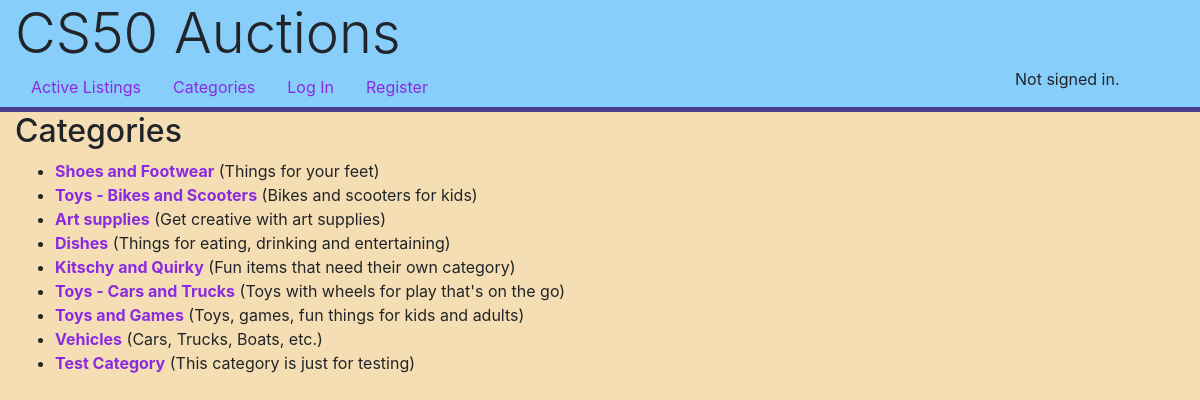
The page /categories on the database its author committed.
### auctions/models.py (models this page shows, shortened)
class Category(models.Model):
    name = models.CharField(max_length=32)
    description = models.TextField()

### auctions/views.py (the view)
# urls.py: path("categories", views.categories, name="categories"),
def categories(request):
    return render(request, "auctions/categories.html", {
        "categories": Category.objects.all()
    })

### auctions/templates/auctions/categories.html
{% extends "auctions/layout.html" %}
{% block body %}
    <h2>Categories</h2>
    <ul>
        {% for category in categories %}
            <li><strong><a href="category/{{category.id}}">{{ category.name }}</a></strong> ({{ category.description }})</li>
        {% endfor %}
    </ul>
{% endblock %}

### auctions/templates/auctions/layout.html (shortened to what this page needs)
{% load static %}
<!DOCTYPE html>
<html lang="en">
    <head>
        <link rel="stylesheet" href="https://stackpath.bootstrapcdn.com/bootstrap/4.4.1/css/bootstrap.min.css">
        <link href="{% static 'auctions/styles.css' %}" rel="stylesheet">
    </head>
    <body>
        <div class="container-fluid navTopStyle">
            <div class="display-4">CS50 Auctions</div>
            <div class="row">
                <div class="col-10">
                    <ul class="nav">
                        <li class="nav-item">
                            <a class="nav-link" href="{% url 'index' %}">Active Listings</a>
                        </li>
                        <li class="nav">
                            <a class="nav-link" href="{% url 'categories' %}">Categories</a>
                        </li>
                        {% if user.is_authenticated %}
                            <li class="nav-item">
                                <a class="nav-link" href="{% url 'logout' %}">Log Out</a>
                            </li>
                        {% else %}
                            <li class="nav-item">
                                <a class="nav-link" href="{% url 'login' %}">Log In</a>
                            </li>
                            <li class="nav-item">
                                <a class="nav-link" href="{% url 'register' %}">Register</a>
                            </li>
                        {% endif %}
                    </ul>
                </div>
                <div class="col-2">
                    {% if user.is_authenticated %}
                    Hello, <strong>{{ user.username }}</strong>
                    {% else %}
                        Not signed in.
                    {% endif %}
                </div>
            </div>
        </div>
        <div class="container-fluid">
            {% block body %}
            {% endblock %}
        </div>
    </body>
</html>

### auctions/static/auctions/styles.css (style rules this page uses)
body { background-color:wheat; }
a { color: blueviolet; }
.navTopStyle { background-color: lightskyblue; border-bottom: solid darkslateblue 5px; }

### rows shown on the page
Category: name "Shoes and Footwear", description "Things for your feet"
Category: name "Toys - Bikes and Scooters", description "Bikes and scooters for kids"
Category: name "Art supplies", description "Get creative with art supplies"
Category: name "Dishes", description "Things for eating, drinking and entertaining"
Category: name "Kitschy and Quirky", description "Fun items that need their own category"
Category: name "Toys - Cars and Trucks", description "Toys with wheels for play that's on the go"
Category: name "Toys and Games", description "Toys, games, fun things for kids and adults"
Category: name "Vehicles", description "Cars, Trucks, Boats, etc."
Category: name "Test Category", description "This category is just for testing"
